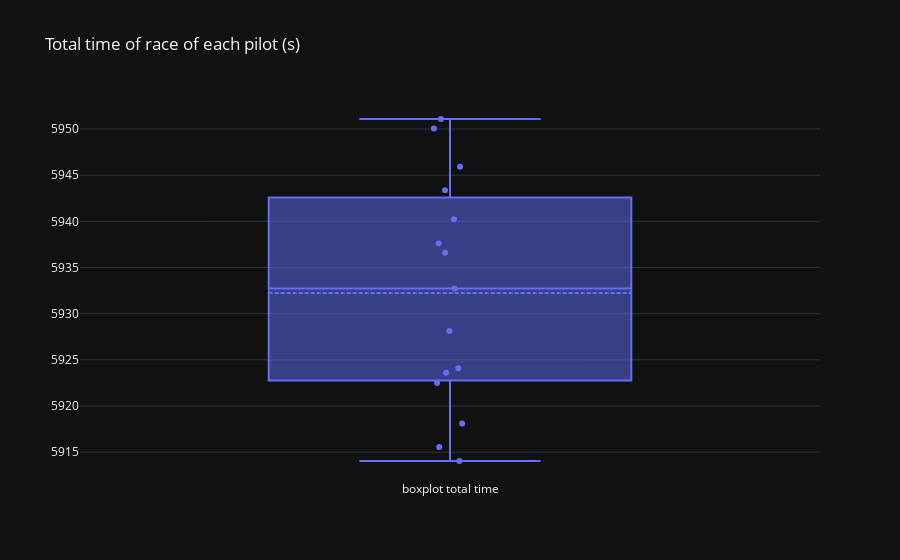

Here is the notebook cell this chart was saved with:
### Code cell
fig = go.Figure(layout=go.Layout(title="Total time of race of each pilot (s)", template="plotly_dark"))
fig.add_trace(go.Box(y=df["time"], name="boxplot total time", boxpoints="all", jitter=0.1, pointpos=0, boxmean=True, text=df["pilot"]))

### Figure 1 — Plotly figure (JSON) as saved in the notebook; plotly's stock layout.template omitted (floating-point values rounded to 4 significant figures)
{"data": [{"boxmean": true, "boxpoints": "all", "jitter": 0.1, "name": "boxplot total time", "pointpos": 0, "text": ["ham", "rus", "ver", "per", "lec", "sai", "gas", "tsu", "ric", "nor", "oco", "alo", "vet", "str", "lat", "alb", "bot", "zho", "mag", "sch"], "type": "box", "y": [5916.0, 5914.0, 5924.0, 5928.0, 5922.0, 5918.0, 5946.0, null, null, null, 5933.0, 5924.0, 5940.0, 5938.0, 5951.0, 5950.0, 5937.0, 5943.0, null, null]}], "layout": {"title": {"text": "Total time of race of each pilot (s)"}}}
